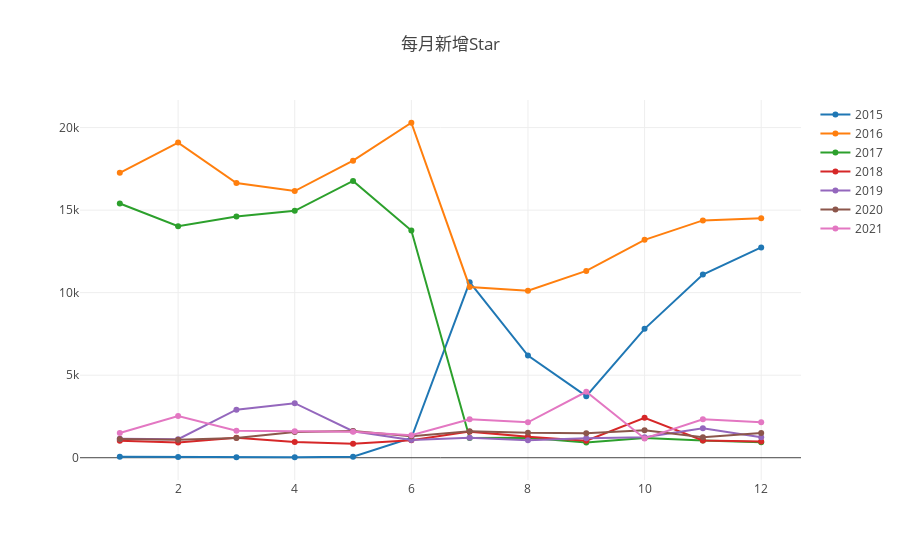

Notebook code cell kept with this figure:
### Markdown cell above
# 1.1 每月新增 Star 个数

### Code cell
Promise.all(
    years.map(year=>{
    var q = `
        SELECT  count(*) count, toMonth(created_at) month FROM 
        github_log.events
        WHERE repo_id = ${repo_id} And toYear(created_at) = ${year}
        AND type = 'WatchEvent'
        group by month
        order by month
        `
    return openDigger.driver.clickhouse.query(q)
    })
).then(values=>{
    var dataPlot = []
    var year = years[0]
    values.forEach(Oneyear=>{
        var count = []
        var month = []
        Oneyear.forEach(oneMonth=>{
            count.push(oneMonth['count'])
            month.push(oneMonth['month'])
        })
        dataPlot.push({y:count, x:month, name:`${year}`})
        year += 1
    })
    openDigger.render.plotly(dataPlot, {title:'每月新增Star'});
    var table = []
    year = years[0]
    values.forEach(each=>{
        each.map(record=>{record['month']=year+'-'+record['month']})
        table.push(...each)
        year+=1
    })
    table.map(each=>{each['count']=parseInt(each['count'])})
    console.table(table)
})

### Figure 1 — Plotly figure (JSON) as saved in the notebook; plotly's stock layout.template omitted (floating-point values rounded to 4 significant figures)
{"data": [{"name": "2015", "x": [1, 2, 3, 4, 5, 6, 7, 8, 9, 10, 11, 12], "y": ["55", "37", "36", "29", "59", "1191", "10637", "6186", "3731", "7807", "11098", "12739"]}, {"name": "2016", "x": [1, 2, 3, 4, 5, 6, 7, 8, 9, 10, 11, 12], "y": ["17261", "19092", "16646", "16157", "17995", "20294", "10347", "10121", "11320", "13203", "14379", "14504"]}, {"name": "2017", "x": [1, 2, 3, 4, 5, 6, 7, 8, 9, 10, 11, 12], "y": ["15403", "14025", "14616", "14961", "16767", "13768", "1195", "1203", "921", "1193", "1039", "936"]}, {"name": "2018", "x": [1, 2, 3, 4, 5, 6, 7, 8, 9, 10, 11, 12], "y": ["1033", "926", "1210", "951", "854", "1062", "1581", "1270", "1034", "2418", "1044", "982"]}, {"name": "2019", "x": [1, 2, 3, 4, 5, 6, 7, 8, 9, 10, 11, 12], "y": ["1155", "1127", "2910", "3306", "1607", "1081", "1216", "1053", "1186", "1246", "1787", "1234"]}, {"name": "2020", "x": [1, 2, 3, 4, 5, 6, 7, 8, 9, 10, 11, 12], "y": ["1136", "1091", "1194", "1556", "1619", "1301", "1607", "1506", "1486", "1665", "1243", "1491"]}, {"name": "2021", "x": [1, 2, 3, 4, 5, 6, 7, 8, 9, 10, 11, 12], "y": ["1495", "2528", "1631", "1604", "1581", "1358", "2330", "2144", "3994", "1166", "2329", "2150"]}], "layout": {"autosize": true, "title": {"text": "每月新增Star"}, "xaxis": {"autorange": true, "range": [0.3092, 12.69], "type": "linear"}, "yaxis": {"autorange": true, "range": [-1643.0, 21970.0], "type": "linear"}}}
